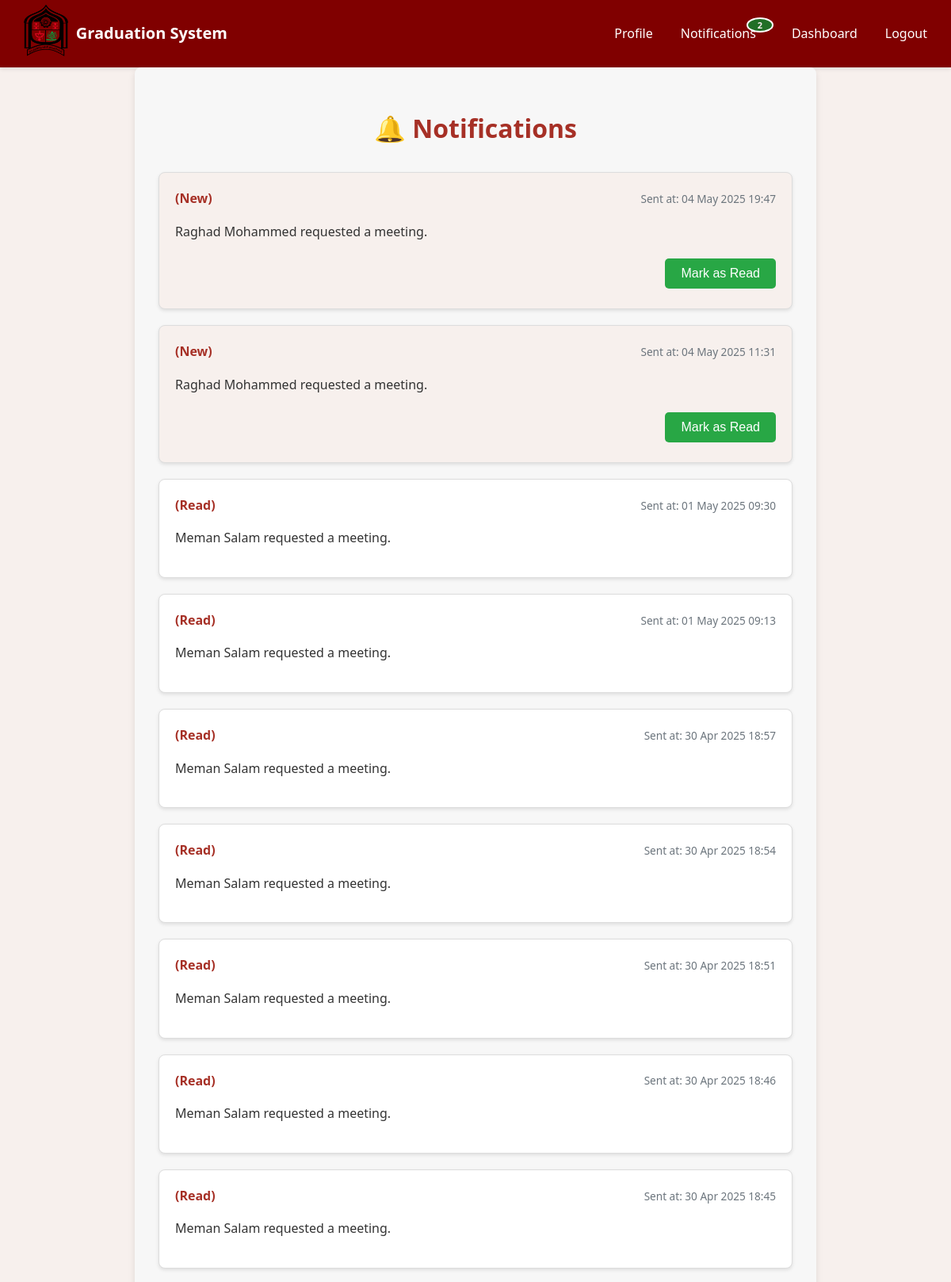
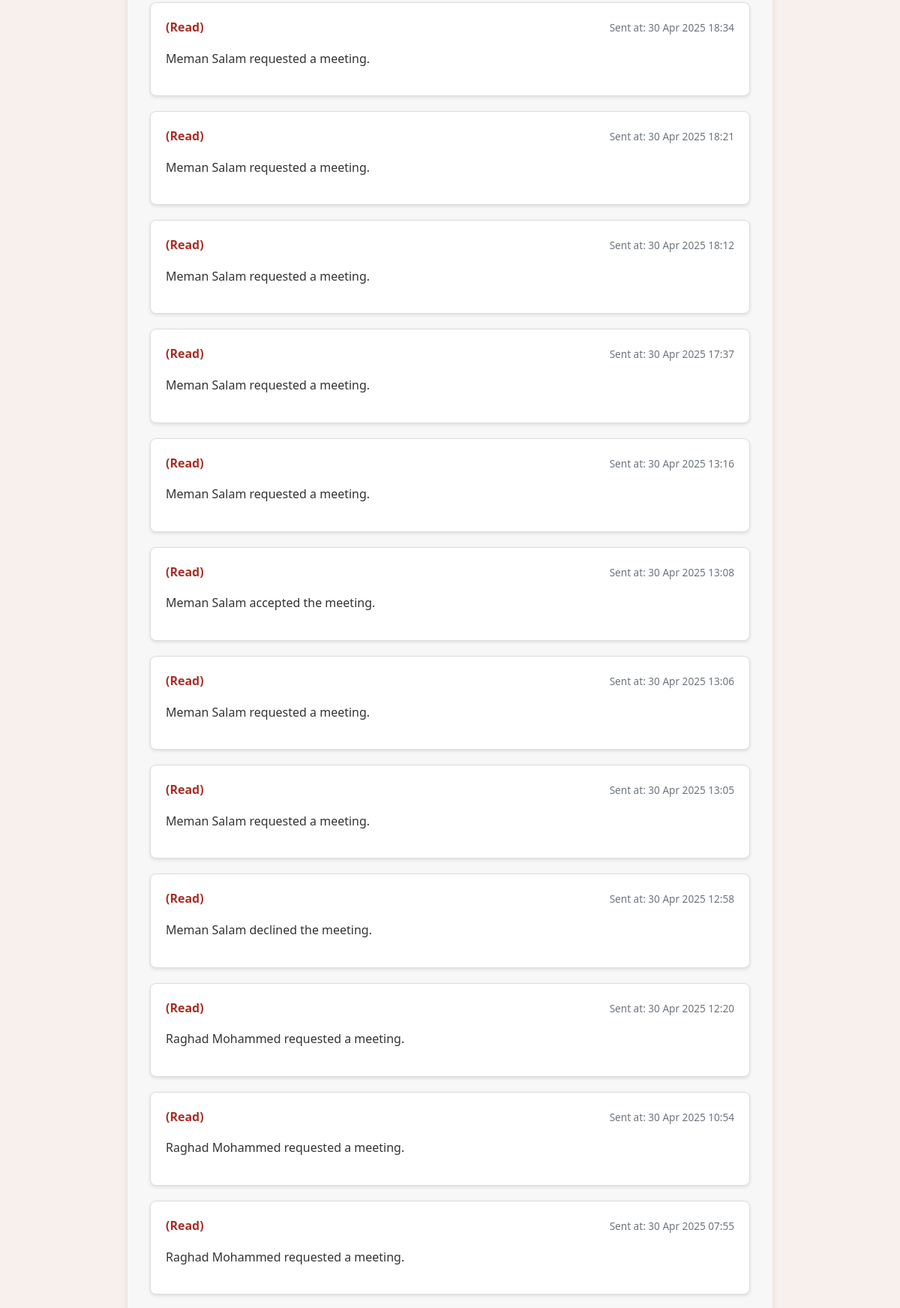
The app's page /notifications/ (signed in, upper part) with its own data (2 pictures, top to bottom).
### notifications/models.py (models this page shows, shortened)
class Notification(models.Model):
    id = models.UUIDField(primary_key=True, default=uuid.uuid4, editable=False)
    recipient = models.ForeignKey(
        custom_user,
        related_name='notifications',
        on_delete=models.CASCADE
    )
    message = models.TextField()
    notification_type = models.CharField(
        max_length=50,
        choices=NOTIFICATION_TYPES
    )
    sent_at = models.DateTimeField(auto_now_add=True)
    read = models.BooleanField(default=False)

### notifications/views.py (the view)
# urls.py: path('', views.notification_list, name='notification-list'),
@login_required
def notification_list(request):
    notifications = Notification.objects.filter(recipient=request.user).order_by('-sent_at')
    return render(request, 'notifications.html', {'notifications': notifications})

### notifications/context_processors.py (called while the page is built)
def unread_notifications_count(request):
    if request.user.is_authenticated:
        count = Notification.objects.filter(recipient=request.user, read=False).count()
        return {'unread_notifications_count': count}
    return {'unread_notifications_count': 0}

### templates/notifications.html (shortened to what this page needs)
{% extends 'base.html' %}
{% load static %}
{% block head %}
    <link rel="stylesheet" href="{% static 'css/notifications.css' %}">
{% endblock %}
{% block content %}
{% include "navbar.html" %}
<div class="container">
    <h1 class="page-title">🔔 Notifications</h1>
    {% if notifications %}
        <div class="notification-list">
            {% for notification in notifications %}
                <div class="notification-card {% if not notification.read %}unread{% endif %}">
                    <div class="notification-header">
                        <span class="status-label">
                            {% if notification.read %}
                                <strong class="text-muted">(Read)</strong>
                            {% else %}
                                <strong class="text-success">(New)</strong>
                            {% endif %}
                        </span>
                        <small class="notification-time">
                            Sent at: {{ notification.sent_at|date:"d M Y H:i" }}
                        </small>
                    </div>
                    <div class="notification-message">
                        <p>{{ notification.message }}</p>
                    </div>
                    {% if not notification.read %}
                        <div class="mark-read">
                            <button class="btn btn-sm btn-success mark-read-btn"
                                    data-id="{{ notification.id }}">
                                Mark as Read
                            </button>
                        </div>
                    {% endif %}
                </div>
            {% endfor %}
        </div>
    {% else %}
        <div class="alert alert-info">
            No notifications yet!
        </div>
    {% endif %}
</div>
{% endblock %}

### static/css/style.css (style rules this page uses)
body { font-family: 'Segoe UI', Tahoma, Geneva, Verdana, sans-serif; margin: 0px; padding: 0; background-color: #f7f0ed; color: #333; line-height: 1.6; }
:root { --button-color: #a63026; --button-hover-color: #4d8080; --button-text-color: white; --button-disabled-color: #cccccc; }
button { background-color: var(--button-color); color: var(--button-text-color); padding: 10px 20px; border: none; border-radius: 5px; font-size: 16px; cursor: pointer; transition: background-color 0.3s ease; margin: 5px 0; }

### static/css/notifications.css (style rules this page uses)
.container { max-width: 800px; margin: 0 auto; padding: 30px; background-color: #f7f7f7; border-radius: 8px; box-shadow: 0 4px 8px rgba(0, 0, 0, 0.1); }
.page-title { font-size: 2rem; font-weight: bold; color: #a63026; margin-bottom: 30px; text-align: center; }
.notification-list { list-style: none; padding: 0; margin: 0; }
.notification-card { background: #fff; border: 1px solid #ddd; border-radius: 8px; padding: 20px; margin-bottom: 20px; box-shadow: 0 2px 4px rgba(0, 0, 0, 0.1); transition: background 0.3s ease; }
.notification-card.unread { background-color: #f7f0ed; }
.notification-header { display: flex; justify-content: space-between; align-items: center; }
.status-label { font-size: 1rem; font-weight: bold; color: #a63026; }
.notification-time { font-size: 0.85rem; color: #6c757d; }
.notification-message { margin-top: 10px; font-size: 1rem; color: #333; }
.mark-read { margin-top: 15px; text-align: right; }
.btn-success { background-color: #28a745; border-color: #28a745; color: #fff; padding: 10px 20px; border-radius: 5px; text-decoration: none; }

### records on screen
Notification: read "(New)", sent_at "04 May 2025 19:47", message "Raghad Mohammed requested a meeting."
Notification: read "(New)", sent_at "04 May 2025 11:31", message "Raghad Mohammed requested a meeting."
Notification: read "(Read)", sent_at "01 May 2025 09:30", message "Meman Salam requested a meeting."
Notification: read "(Read)", sent_at "01 May 2025 09:13", message "Meman Salam requested a meeting."
Notification: read "(Read)", sent_at "30 Apr 2025 18:57", message "Meman Salam requested a meeting."
Notification: read "(Read)", sent_at "30 Apr 2025 18:54", message "Meman Salam requested a meeting."
Notification: read "(Read)", sent_at "30 Apr 2025 18:51", message "Meman Salam requested a meeting."
Notification: read "(Read)", sent_at "30 Apr 2025 18:46", message "Meman Salam requested a meeting."
Notification: read "(Read)", sent_at "30 Apr 2025 18:45", message "Meman Salam requested a meeting."
Notification: read "(Read)", sent_at "30 Apr 2025 18:34", message "Meman Salam requested a meeting."
Notification: read "(Read)", sent_at "30 Apr 2025 18:21", message "Meman Salam requested a meeting."
Notification: read "(Read)", sent_at "30 Apr 2025 18:12", message "Meman Salam requested a meeting."
Notification: read "(Read)", sent_at "30 Apr 2025 17:37", message "Meman Salam requested a meeting."
Notification: read "(Read)", sent_at "30 Apr 2025 13:16", message "Meman Salam requested a meeting."
Notification: read "(Read)", sent_at "30 Apr 2025 13:08", message "Meman Salam accepted the meeting."
Notification: read "(Read)", sent_at "30 Apr 2025 13:06", message "Meman Salam requested a meeting."
Notification: read "(Read)", sent_at "30 Apr 2025 13:05", message "Meman Salam requested a meeting."
Notification: read "(Read)", sent_at "30 Apr 2025 12:58", message "Meman Salam declined the meeting."
Notification: read "(Read)", sent_at "30 Apr 2025 12:20", message "Raghad Mohammed requested a meeting."
Notification: read "(Read)", sent_at "30 Apr 2025 10:54", message "Raghad Mohammed requested a meeting."
Notification: read "(Read)", sent_at "30 Apr 2025 07:55", message "Raghad Mohammed requested a meeting."

### other values on screen
{{ unread_notifications_count }} "2"
